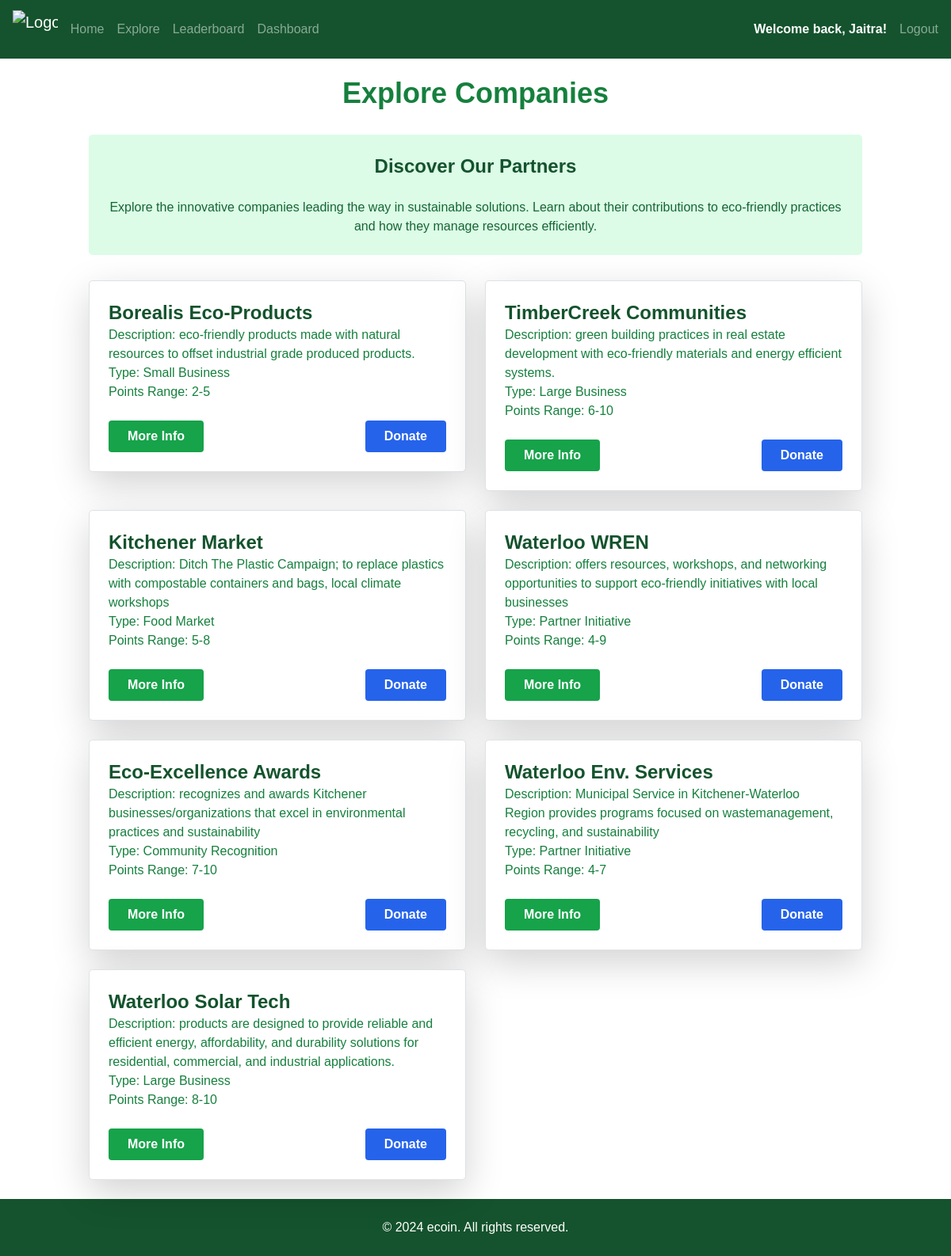
Page /explore (signed in) on the committed database.
### website/models.py (models this page shows)
class User(db.Model, UserMixin):
    id = db.Column(db.Integer, primary_key=True)
    email = db.Column(db.String(150), unique=True)
    password = db.Column(db.String(150))
    first_name = db.Column(db.String(150))
    last_name = db.Column(db.String(150))
    social_media = db.Column(db.String(300))
    points = db.Column(db.Integer)

class Companies(UserMixin, db.Model):
    id = db.Column(db.Integer, primary_key=True)
    CompanyName = db.Column(db.String(100))
    Balance = db.Column(db.Float)

### website/views.py (the view)
@views.route('/explore', methods=["GET"])
def explore_companies():
    all_companies = Companies.query.all()
    all_companies_list = []
    business_descriptions = [
    ["2-5", "Small Business","eco-friendly products made with natural resources to offset industrial grade produced products." ],
    ["6-10", "Large Business","green building practices in real estate development with eco-friendly materials and energy efficient systems." ],
    ["5-8", "Food Market", "Ditch The Plastic Campaign; to replace plastics with compostable containers and bags, local climate workshops" ],
    ["4-9", "Partner Initiative", "offers resources, workshops, and networking opportunities to support eco-friendly initiatives with local businesses"],
    ["7-10", "Community Recognition", "recognizes and awards Kitchener businesses/organizations that excel in environmental practices and sustainability"],
    ["4-7", "Partner Initiative", "Municipal Service in Kitchener-Waterloo Region provides programs focused on wastemanagement, recycling, and sustainability"],
    ["8-10", "Large Business", "products are designed to provide reliable and efficient energy, affordability, and durability solutions for residential, commercial, and industrial applications."],
    ]
    for company in all_companies:
       all_companies_list.append(company)
    entries_length = len(all_companies_list)
    return render_template("explore.html", all_companies=all_companies_list, business_descriptions=business_descriptions, entries_length=entries_length)

### website/__init__.py (called while the page is built)
def create_app():
    app = Flask(__name__)
    app.config['SECRET_KEY'] = 'hjshjhdjah kjshkjdhjs'
    app.config['SQLALCHEMY_DATABASE_URI'] = f'sqlite:///{DB_NAME}'
    db.init_app(app)
    from .views import views
    from .auth import auth
    admin.init_app(app)
    app.register_blueprint(views, url_prefix='/')
    app.register_blueprint(auth, url_prefix='/')
    from .models import User
    with app.app_context():
        db.create_all()
    login_manager = LoginManager()
    login_manager.login_view = 'auth.login'
    login_manager.init_app(app)
    @login_manager.user_loader
    def load_user(id):
        return User.query.get(int(id))
    return app

### website/templates/explore.html
{% extends "base.html" %} {% block title %}Explore | Discover{% endblock %} {%
block content %}
<div class="container mx-auto p-6">
  <h1 class="text-4xl font-bold text-center mb-8 text-green-700">
    Explore Companies
  </h1>
  <section class="bg-green-100 p-6 rounded-lg mb-8">
    <h2 class="text-2xl font-semibold text-green-900 mb-4">
      Discover Our Partners
    </h2>
    <p class="text-green-800">
      Explore the innovative companies leading the way in sustainable solutions.
      Learn about their contributions to eco-friendly practices and how they
      manage resources efficiently.
    </p>
  </section>
  <div class="grid grid-cols-1 md:grid-cols-2 gap-6">
    {% for i in range(entries_length) %}
    <a href="/company/{{ all_companies[i].id }}" class="block">
      <div
        class="bg-white shadow-lg rounded-lg p-6 border border-gray-200 hover:shadow-xl transition"
      >
        <h2 class="text-2xl font-semibold text-green-900">
          {{ all_companies[i].CompanyName }}
        </h2>
        <p class="text-green-700">
          Description: {{business_descriptions[i][2]}}
        </p>
        <p class="text-green-700">Type: {{business_descriptions[i][1]}}</p>
        <p class="text-green-700">
          Points Range: {{business_descriptions[i][0]}}
        </p>
        <div class="mt-4 flex justify-between font-bold">
          <button
            href="/company/{{ all_companies[i].id }}"
            class="bg-green-600 text-white py-2 px-4 rounded hover:bg-green-700"
          >
            More Info
          </button>
          <button
            class="bg-blue-600 text-white py-2 px-4 rounded hover:bg-blue-700"
          >
            Donate
          </button>
        </div>
      </div>
    </a>
    {% endfor %}
  </div>
</div>
<footer id="contact" class="bg-green-900 text-white py-4 text-center">
  <p>&copy; 2024 ecoin. All rights reserved.</p>
</footer>
{% endblock %}

### website/templates/base.html (shortened to what this page needs)
<!DOCTYPE html>
<html>
  <head>
    <link
      rel="stylesheet"
      href="https://stackpath.bootstrapcdn.com/bootstrap/4.4.1/css/bootstrap.min.css"
    />
    <link
      rel="stylesheet"
      href="https://cdnjs.cloudflare.com/ajax/libs/font-awesome/5.15.3/css/all.min.css"
    />
    <link
      href="https://cdn.jsdelivr.net/npm/daisyui@4.12.10/dist/full.min.css"
      rel="stylesheet"
      type="text/css"
    />
    <link
      rel="stylesheet"
      href="{{ url_for('static', filename='css/styles.css') }}"
    />
    <script src="https://cdn.tailwindcss.com"></script>
  </head>
  <body>
    {% if request.path == '/' %}
    <nav
      id="navbar"
      class="navbar navbar-expand-lg navbar-dark text-md py-2 bg-green-900 fixed-top transform -translate-y-full opacity-0 transition-transform duration-300 ease-in-out"
    >
      <a class="navbar-brand mx-2" href="/">
        <img
          class="h-12"
          src="https://media.discordapp.net/attachments/1266893920642531442/1267158332594978816/ecoin.png?ex=66a7c4a9&is=66a67329&hm=3e34a931fe3a07d992625d0d1bc10191f8251199e352ab902f111a592bf7e42c&=&format=webp&quality=lossless&width=924&height=734"
          alt="Logo"
        />
      </a>
      <button
        class="navbar-toggler"
        type="button"
        data-toggle="collapse"
        data-target="#navbarNav"
      >
        <span class="navbar-toggler-icon"></span>
      </button>
      <div class="collapse navbar-collapse" id="navbarNav">
        <div class="navbar-nav flex-grow-1">
          <a class="nav-item nav-link" id="home" href="/">Home</a>
          <a class="nav-item nav-link" id="explore" href="/explore">Explore</a>
          <a class="nav-item nav-link" id="leaderboard" href="/leaderboard"
            >Leaderboard</a
          >
          {% if current_user.is_authenticated %}
          <a class="nav-item nav-link" id="dashboard" href="/customerdashboard"
            >Dashboard</a
          >
          <div class="lg:ml-auto lg:flex lg:align-items-center justify-center">
            <p class="font-semibold text-white my-auto mx-2">
              Welcome back, {{current_user.first_name}}!
            </p>
            <a class="nav-item nav-link" id="logout" href="/logout">Logout</a>
          </div>
          {% else %}
          <div class="lg:ml-auto lg:flex justify-center flex-row">
            <a class="nav-item nav-link" id="login" href="/login">Login</a>
          </div>
          {% endif %}
        </div>
      </div>
    </nav>
    {% else %}
    <nav
      id="navbar"
      class="navbar navbar-expand-lg navbar-dark text-md py-2 bg-green-900"
    >
      <a class="navbar-brand mx-2" href="/">
        <img
          class="h-12"
          src="https://media.discordapp.net/attachments/1266893920642531442/1267158332594978816/ecoin.png?ex=66a7c4a9&is=66a67329&hm=3e34a931fe3a07d992625d0d1bc10191f8251199e352ab902f111a592bf7e42c&=&format=webp&quality=lossless&width=924&height=734"
          alt="Logo"
        />
      </a>
      <div class="collapse navbar-collapse" id="navbarNav">
        <div class="navbar-nav flex-grow-1">
          <a class="nav-item nav-link" id="home" href="/">Home</a>
          <a class="nav-item nav-link" id="explore" href="/explore">Explore</a>
          <a class="nav-item nav-link" id="leaderboard" href="/leaderboard"
            >Leaderboard</a
          >
          {% if current_user.is_authenticated %}
          <a class="nav-item nav-link" id="dashboard" href="/customerdashboard"
            >Dashboard</a
          >
          <div class="lg:ml-auto lg:flex lg:align-items-center justify-center">
            <p class="font-semibold text-white my-auto mx-2">
              Welcome back, {{current_user.first_name}}!
            </p>
            <a class="nav-item nav-link" id="logout" href="/logout">Logout</a>
          </div>
          {% else %}
          <div class="lg:ml-auto lg:flex justify-center flex-row">
            <a class="nav-item nav-link" id="login" href="/login">Login</a>
          </div>
          {% endif %}
        </div>
      </div>
    </nav>
    {% endif %}
    <div class="">{% block content %} {% endblock %}</div>
  </body>
</html>

### website/static/css/styles.css (style rules this page uses)
body { font-family: Arial, sans-serif; margin: 0; padding: 0; box-sizing: border-box; overflow-x: hidden; }
h1 { font-size: 100px; }
section { padding: 2em; text-align: center; }
footer { background-color: #333; color: white; text-align: center; padding: 1em 0; }

### rows in the picture
User: first_name "Jaitra"
Companies: CompanyName "Borealis Eco-Products"
Companies: CompanyName "TimberCreek Communities"
Companies: CompanyName "Kitchener Market"
Companies: CompanyName "Waterloo WREN"
Companies: CompanyName "Eco-Excellence Awards"
Companies: CompanyName "Waterloo Env. Services"
Companies: CompanyName "Waterloo Solar Tech"

### other values in the picture
{{ business_descriptions[i][2] }} "eco-friendly products made with natural resources to offset industrial grade produced products." "green building practices in real estate development with eco-friendly materials and energy efficient systems." "Ditch The Plastic Campaign; to replace plastics with compostable containers and bags, local climate workshops" "offers resources, workshops, and networking opportunities to support eco-friendly initiatives with local businesses" "recognizes and awards Kitchener businesses/organizations that excel in environmental practices and sustainability" "Municipal Service in Kitchener-Waterloo Region provides programs focused on wastemanagement, recycling, and sustainability" "products are designed to provide reliable and efficient energy, affordability, and durability solutions for residential, commercial, and industrial applications."
{{ business_descriptions[i][1] }} "Small Business" "Large Business" "Food Market" "Partner Initiative" "Community Recognition" "Partner Initiative" "Large Business"
{{ business_descriptions[i][0] }} "2-5" "6-10" "5-8" "4-9" "7-10" "4-7" "8-10"
